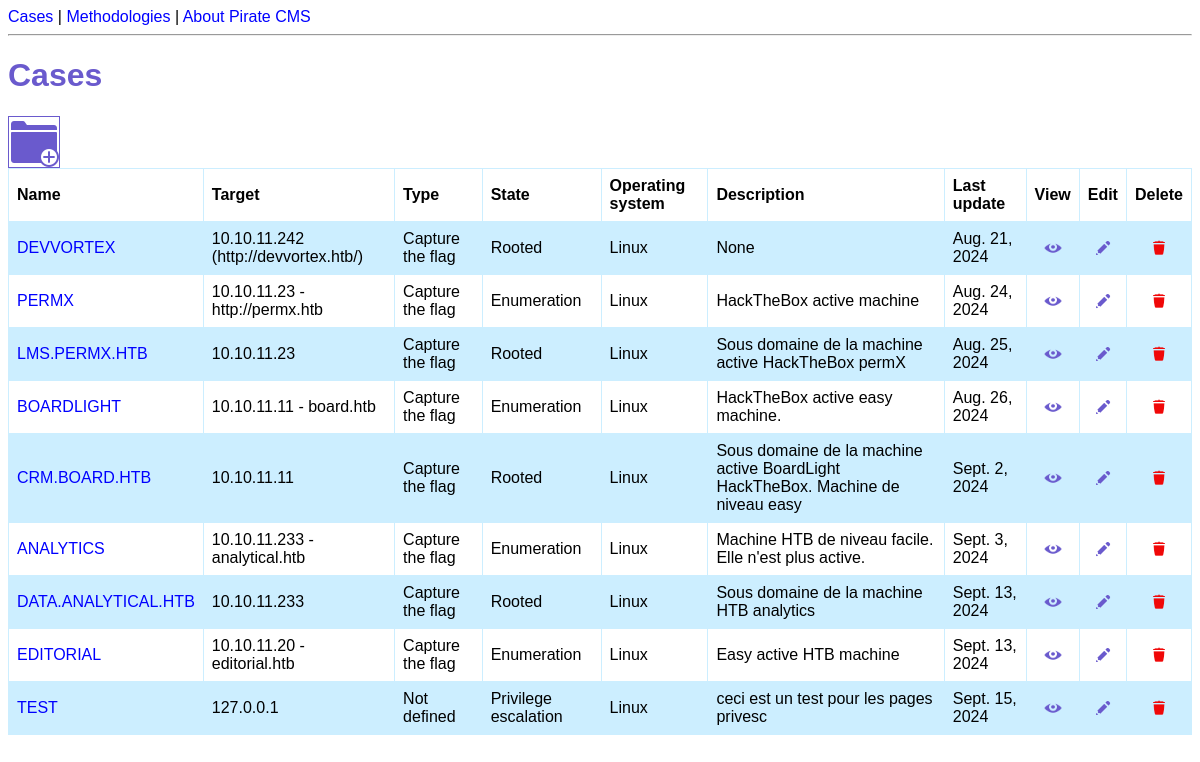
The page /cases/ on the database as committed earlier.
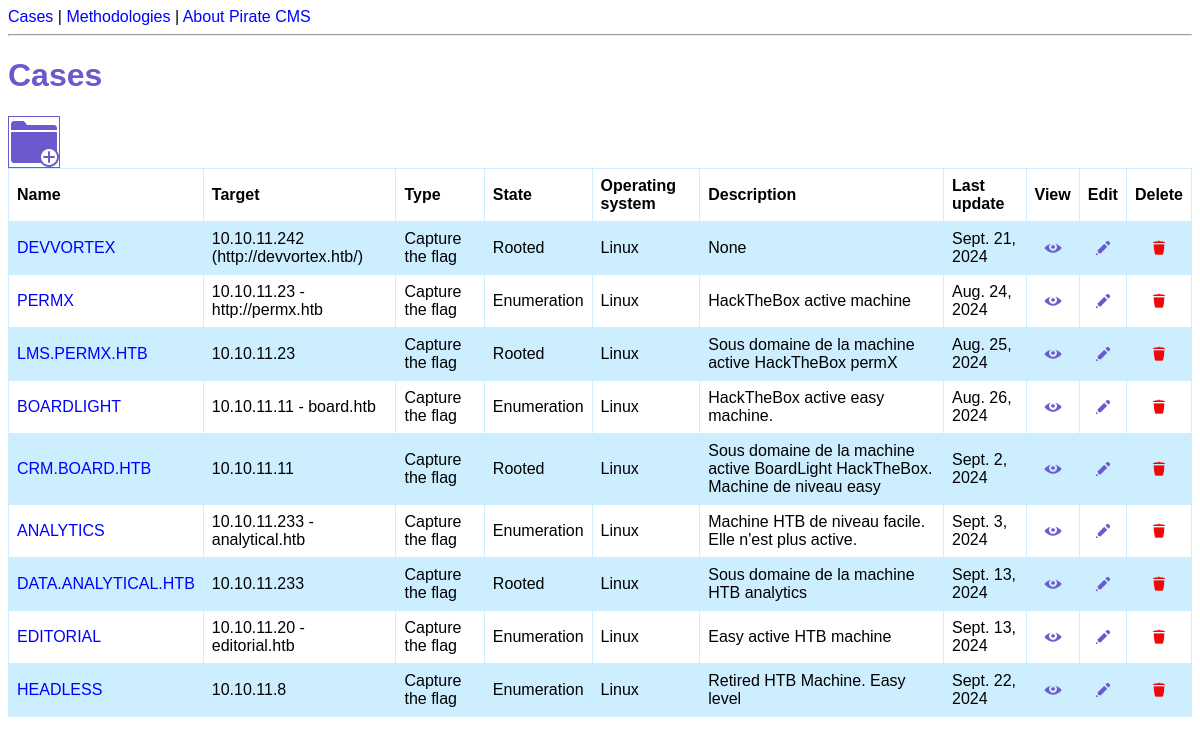
The same page on the database as committed later.
### cms/models.py (models this page shows, shortened)
class Case(models.Model):
    class State(models.TextChoices):
        ENUMERATION = 'Enumeration'
        FOOTHOLD = 'Foothold'
        PRIVESC = 'Privilege escalation'
        ROOTED = 'Rooted'
    class OperatingSystem(models.TextChoices):
        UNKNOWN = 'Unknown'
        LINUX = 'Linux'
        WINDOWS = 'Windows'
    class TypeTarget(models.TextChoices):
        CAPTURE_THE_FLAG = 'Capture the flag'
        BUG_BOUNTY = 'Bug bounty'
        IN_THE_WILD = 'In the wild'
        NOT_DEFINED = 'Not defined'
    name = models.fields.CharField(max_length=250, null=True)
    webpage = models.fields.URLField(null=True, blank=True)
    address = models.fields.CharField(max_length=250, null=True)
    description = models.fields.CharField(max_length=1000, null=True, blank=True)
    state = models.fields.CharField(choices=State.choices, max_length=20, default="Enumeration")
    OS = models.fields.CharField(choices=OperatingSystem.choices, max_length=10, default="Unknown")
    last_update = models.fields.DateField(null=True, default=date.today())
    type_of_target = models.fields.CharField(choices=TypeTarget.choices, max_length=20, default='Not defined')

### cms/views.py (the view)
# urls.py: path('cases/', views.cases_list, name='cases-list'),
def cases_list(request):
    cases = Case.objects.all()
    return render(request, 'cms/cases.html', {'cases': cases})

### cms/templates/cms/cases.html (shortened to what this page needs)
{% extends 'cms/base.html' %}
{% load static %}
{% block content %}
<h1>Cases</h1>
<a href="{% url 'case-create' %}">
    <img src="{% static 'cms/newCase_icon.png' %}" class="big_icons" title="Create a new case">
</a>
<table>
    <tr>
        <th>Name</th>
        <th>Target</th>
        <th>Type</th>
        <th>State</th>
        <th>Operating system</th>
        <th>Description</th>
        <th>Last update</th>
        <th style="text-align: center;">View</th>
        <th style="text-align: center;">Edit</th>
        <th style="text-align: center;"> Delete</th>
    </tr>
    {% for case in cases %}
    <tr>
        <td><a href="{% url 'case-detail' case.id %}" title="View details">{{ case.name|upper }}</a></td>
        <td>{{ case.address }}</td>
        <td>{{ case.type_of_target }}</td>
        <td>{{ case.state }}</td>
        <td>{{ case.OS }}</td>
        <td>{{ case.description|truncatechars:120 }}</td>
        <td>{{ case.last_update }}</td>
        <td style="text-align: center;">
            <a href="{% url 'case-detail' case.id %}">
                <img  src="{% static 'cms/view_icon.png' %}" width="18" height="18" title="View details">
            </a>
        </td>
        <td style="text-align: center;">
            <a href="{% url 'case-update' case.id %}">
                <img src="{% static 'cms/edit_icon.png' %}" width="18" height="18" title="Edit">
            </a>
        </td>
        <td style="text-align: center;">
            <a href="{% url 'case-delete' case.id %}">
                <img src="{% static 'cms/delete_icon.png' %}" width="18" height="18" title="Delete">
            </a>
        </td>
    </tr>
    {% endfor %}
</table>
{% endblock %}

### cms/templates/cms/base.html (shortened to what this page needs)
{% load static %}
<html>
    <head>
        <link rel="stylesheet" href="{% static 'cms/styles.css' %}">
    </head>
    <body>
        <nav>
            <a href="{% url 'cases-list' %}">Cases</a> |
            <a href="{% url 'methodologies-list' %}">Methodologies</a> |
            <a href="{% url 'welcome' %}">About Pirate CMS</a>
        </nav>
        <hr>
        {% block content %}{% endblock %}
    </body>
</html>

### cms/static/cms/styles.css (style rules this page uses)
* { font-family: Helvetica; }
h1 { color: slateblue; }
a { text-decoration: none; color: blue; }
table { width: 100%; border-collapse: collapse; }
td, th { border: 1px solid #cceeff; text-align: left; padding: 8px; }
tr:nth-child(even) { background-color: #cceeff; }
.big_icons { border: solid slateblue 1px; }
hr { color: slateblue; }

Rows that differ between the two databases and show on the page:
removed Case: name "TEST", address "127.0.0.1", type_of_target "Not defined", state "Privilege escalation", OS "Linux", description "ceci est un test pour les pages privesc", last_update "Sept. 15, 2024"
changed Case "DEVVORTEX": last_update "Aug. 21, 2024" → "Sept. 21, 2024"
added Case: name "HEADLESS", address "10.10.11.8", type_of_target "Capture the flag", state "Enumeration", OS "Linux", description "Retired HTB Machine. Easy level", last_update "Sept. 22, 2024"
